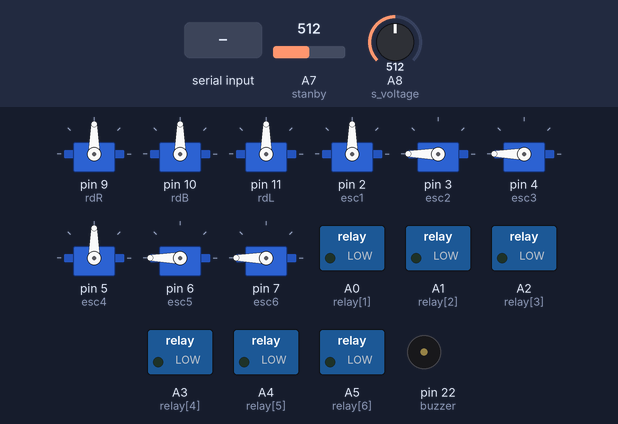
Bench run of a sketch on a simulated Arduino Mega 2560, built with avr-gcc and run on an emulated ATmega2560. Parts: 9 × servo, switched loads named in the sketch (green lamp = pin HIGH), buzzer (waves = sounding, pin HIGH). The test bench sets the inputs (shaded band); at power-on: A7 (stanby) = 512, A8 (s_voltage) = 512. What the sketch prints to the serial monitor is not drawn.

Above: at 4.4 s.
4.5 s: "ROF," received over the second serial link
At 10.3 s:
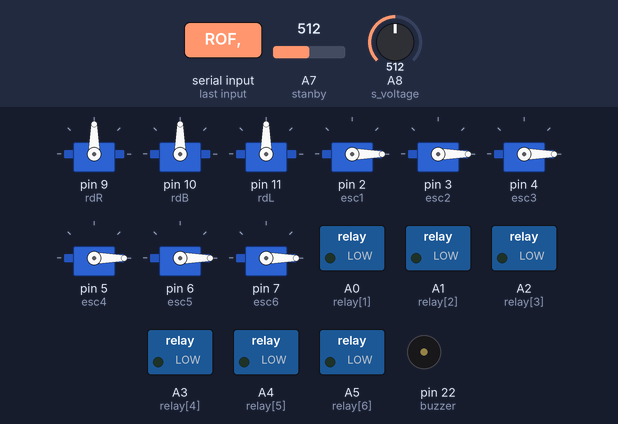
10.7 s: "RAA," received over the second serial link
At 11.3 s:
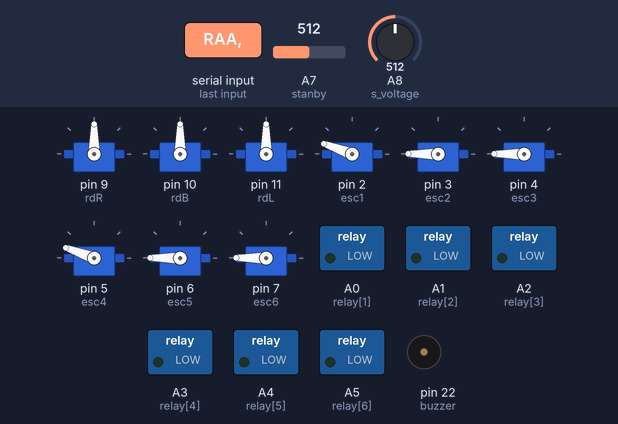
12.2 s: A7 (stanby) set to 0
At 12.8 s:
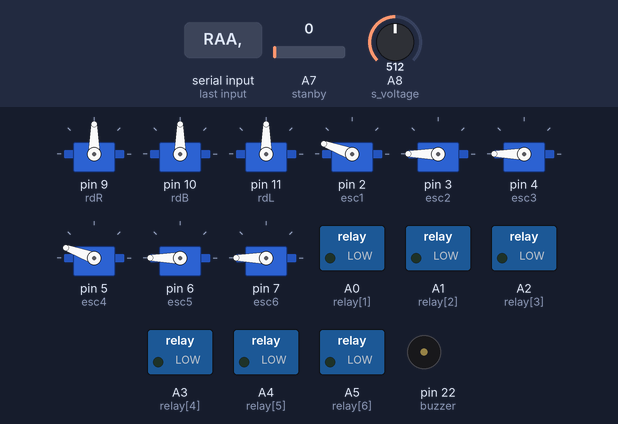
34.2 s: A8 (s_voltage) set to 0
Timing chart, 0 to 37.2 s (numbered marks = the images above; inputs shaded):
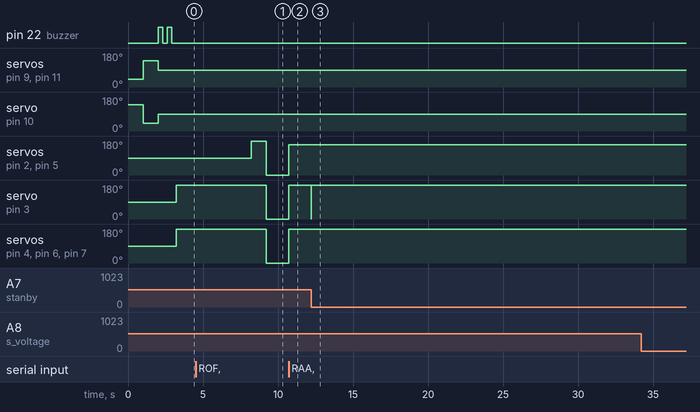

Measured:
- after the input at 4.5 s, servo on pin 3 (esc2), servo on pin 4 (esc3), servo on pin 6 (esc5), servo on pin 7 (esc6): 180° → 0° after 4.7 s
- after the input at 10.7 s, servo on pin 2 (esc1), servo on pin 5 (esc4): 0° → 160° at once; servo on pin 3 (esc2), servo on pin 4 (esc3), servo on pin 6 (esc5), servo on pin 7 (esc6): 0° → 180° at once
- after the input at 12.2 s, servo on pin 3 (esc2): 180° → 0° at once, → 180° 0.01 s later

The sketch:

Submarine123.ino
```cpp
#include <Wire.h>
#include <Servo.h>

Servo rdR, rdB, rdL;
Servo esc1, esc2, esc3, esc4, esc5, esc6;

int relay[7] = {0,A0,A1,A2,A3,A4,A5};
#define stanby A7
#define s_voltage A8
#define buzzer 22

bool condition, st_stanby = true, send_monitor[3];
int action, angel_ball, inclinometer;
String mode;

void(*reset)(void) = 0;

void setup() {
  Serial.begin(115200); //uploader
  Serial1.begin(9600); //remote
  Serial2.begin(115200); //vision
  Serial3.begin(9600); //slave

  rdR.attach(9);
  rdB.attach(10);
  rdL.attach(11);

  pinMode(s_voltage,INPUT);
  pinMode(buzzer, OUTPUT);
  for(int i=1; i<8; i++){pinMode(relay[i], OUTPUT);}

  rdR.write(40);
  rdB.write(140); //kiri
  rdL.write(40);
  delay(1000);
  rdR.write(140);
  rdB.write(40); //kanan
  rdL.write(140);
  delay(1000);
  rdR.write(90);
  rdB.write(90);
  rdL.write(90);


  esc1.attach(2,2000,4000);
  esc2.attach(3,2000,4000);
  esc3.attach(4,2000,4000);
  esc4.attach(5,2000,4000);
  esc5.attach(6,2000,4000);
  esc6.attach(7,2000,4000);

  digitalWrite(buzzer,1);
  delay(300);
  digitalWrite(buzzer,0);
  delay(300);
  digitalWrite(buzzer,1);
  delay(300);
  digitalWrite(buzzer,0);
  delay(300);

  Serial3.print("X");
  Serial.println("Ready");
}

void loop() {
  get_degree(&inclinometer);
  get_image();

  get_data(&action, &mode);
  if(mode == "RAA,"){condition = true;}
  else if(mode == "ROF,"){condition = false; st_stanby = false;}

  if(analogRead(stanby)>100 && st_stanby){condition = true; st_stanby = false;}
  else if(analogRead(stanby)<100 && !st_stanby){condition = false; st_stanby = true;}

  float adc = analogRead(s_voltage);
  float baterai = (5*(adc/1024)/1.46)*16.1;
  Serial.print(mode);Serial.print("-");Serial.print(action);
  Serial.print("  Bat : ");Serial.print(baterai);
  Serial.print("  incl: ");Serial.print(inclinometer);
  Serial.print("  cnd: ");Serial.print(condition);
  Serial.println();

  if(condition){autonomus();}
  else if(!condition){function_remote();}

}
```

Function.ino
```cpp
/*bluthoot remote*/
String int_inString = "", str_inString = "";
uint16_t integer, string;
void get_data(int* value, String* nilai)
{
  while(Serial1.available())
  {
    int inchar = Serial1.read();
    if(isDigit(inchar)){int_inString+=(char)inchar;}
    if(isPrintable(inchar) && !isDigit(inchar)){str_inString+=(char)inchar;}

    if(inchar == ',')
    {
      integer = int_inString.toInt();
      *value = integer;
      *nilai = str_inString;
      int_inString = "";
      str_inString = "";
    }
  }
}

/*inclinometer slave*/
String int_inString1 = "", str_inString1 = "";
uint16_t integer1, string1;
void get_degree(int* value)
{
  String nilai;
  while(Serial3.available())
  {
    int inchar = Serial3.read();
    if(isDigit(inchar)){int_inString1+=(char)inchar;}
    if(isAlpha(inchar) && !isDigit(inchar)){str_inString1+=(char)inchar;}

    if(inchar == ',')
    {
      nilai = str_inString1;
      integer1 = int_inString1.toInt();
      if(nilai == "N"){*value = -integer1;}
      else if(nilai == "P"){*value = integer1;}
      int_inString1 = "";
      str_inString1 = "";
    }
  }
}

/*vision image*/
String int_inString2 = "", str_inString2 = "";
uint16_t integer2, string2;

String get_green[11]={" ","AHD","BHD","CHD","DHD","EHD","FHD","GHD","HHD","IHD","JHD"}; //kanan lintasaan
String get_red[11]={" ","AOD","BOD","COD","DOD","EOD","FOD","GOD","HOD","IOD","JOD"}; //kiri lintasan
String loss_green[11]={" ","AHT","BHT","CHT","DHT","EHT","FHT","GHT","HHT","IHT","JHT"}; //kanan lintasaan
String loss_red[11]={" ","AOT","BOT","COT","DOT","EOT","FOT","GOT","HOT","IOT","JOT"}; //kiri lintasan
int green[11],red[11],sum_green, sum_red;

void get_image()
{
  while(Serial2.available())
  {
    int inchar = Serial2.read();
    if(isDigit(inchar)){int_inString2+=(char)inchar;}
    if(isAlpha(inchar) && !isDigit(inchar)){str_inString2+=(char)inchar;}

    if(inchar == ',')
    {
      integer2 = int_inString2.toInt();
      int value2 = integer2;
      String nilai2 = str_inString2;
      int_inString2 = "";
      str_inString2 = "";

      for(int i=1; i<=10; i++)
      {
        if(nilai2 == get_green[i]) {green[i] = value2;}
        else if(nilai2 == loss_green[i]) {green[i] = 0;}
        if(nilai2 == get_red[i]) {red[11-i] = value2;}
        else if(nilai2 == loss_red[i]) {red[11-i] = 0;}
      }
    }

  }


  for(int i=1; i<=10; i++){Serial.print(red[i]); Serial.print(" ");}
  for(int i=1; i<=10; i++){Serial.print(green[i]); Serial.print(" ");}

  angel_ball=90; sum_red=0; sum_green=0;
  for(int i=1; i<=10; i++)
  {
    if(red[i]>0){sum_red+=i;}
    if(green[i]>0){sum_green+=i;}

    if(i>3 && i<8){continue;}
    if(red[i]>0){angel_ball+=20;}
    if(green[i]>0){angel_ball-=20;}
  }
//  Serial.print(" R: ");Serial.print(sum_red);
//  Serial.print(" G: ");Serial.print(sum_green);
//  Serial.print(" S: ");Serial.print(angel_ball);
}

void Throttling()
{
  esc1.write(180); //ML
  esc2.write(180); //MR
  esc3.write(180); //FL
  esc4.write(180); //FR
  esc5.write(180); //BR
  esc6.write(180); //BL
  delay(2500);

  esc1.write(0); //ML
  esc2.write(0); //MR
  esc3.write(0); //FL
  esc4.write(0); //FR
  esc5.write(0); //BR
  esc6.write(0); //BL
}

int save_rudder = 90, save_time, set_time = millis();
void rudder_smooth(int sdt, unsigned int interval)
{
    if(sdt <= 40){sdt = 40;} else if(sdt >=140){sdt =140;}

    if(save_rudder == sdt){set_time = millis();}
    else if(save_rudder > sdt){if(save_time > interval){save_rudder--; set_time = millis();}}
    else if(save_rudder < sdt){if(save_time > interval){save_rudder++; set_time = millis();}}

    rdB.write(save_rudder);
    save_time = millis()-set_time;

//    Serial.print(save_time);
//    Serial.print(" ");
//    Serial.print(save_rudder);
//    Serial.print(" ");
}

unsigned long stamp = millis(), waktu;
void maju(int kec)
{
  digitalWrite(relay[1], LOW);
  digitalWrite(relay[4], LOW);

  esc1.write(kec); esc4.write(kec);
}

void belok(int kec, int sdt, double modulasi, double interval)
{
  digitalWrite(relay[1], LOW);
  digitalWrite(relay[4], LOW);

  if(sdt <= 40){sdt = 40;} else if(sdt >=140){sdt =140;}
  rdB.write(sdt);

  if(modulasi >= 1.00){modulasi = 1;}
  int time_on = interval*modulasi;

  waktu = millis()- stamp;
  if(waktu <= time_on)
  {
    if(sdt<90){esc1.write(kec); esc4.write(0);}
    else if(sdt>90){esc1.write(0); esc4.write(kec);}
  }
  else if(waktu > time_on)
  {
    esc1.write(0); esc4.write(0);
    if(waktu > interval){stamp = millis();}
  }

}

void rem(int kec,int sdt)
{
  digitalWrite(relay[1], HIGH);
  digitalWrite(relay[4], HIGH);
  esc1.write(kec); esc4.write(kec);
  rdB.write(sdt);
}

void swing_rudder(int sdt)
{
//  int hasil;
//  if(sdt <= 40){hasil = map(sdt,0,90,45,90);} else if(sdt >=140){hasil = map(sdt,90,180,90,135);}
  rdR.write(sdt); rdL.write(sdt);
}
```

Remote_mode.ino
```cpp
int kecepatan, sudut, rov;
int r_rov = 0, r_kec = 0, r_sdt = 50, get_on = 0, gate = 0;
void function_remote()
{
  if(mode == "T,"){r_sdt = action;}
  else if(mode == "G,"){gate = action;}
  else if(mode == "S," && get_on == 1){r_rov = action;}
  else if(mode == "S," && get_on == 0){r_kec = action;}
  else if(mode == "LFA,"){get_on = 1;}
  else if(mode == "LNE,"){get_on = 1;}
  else if(mode == "LOF,"){get_on = 0;}

  if(gate == 3) //R
  {
    digitalWrite(relay[1], HIGH);
    digitalWrite(relay[4], HIGH);
  }
  else if(gate == 1) //D
  {
    digitalWrite(relay[1], LOW);
    digitalWrite(relay[4], LOW);
  }
  else if(gate == 0) //P
  {
    digitalWrite(relay[2], LOW);
    digitalWrite(relay[3], LOW);
    digitalWrite(relay[5], LOW);
    digitalWrite(relay[6], LOW);
    esc2.write(0); //FL
    esc3.write(0); //ML
    esc5.write(0); //MR
    esc6.write(0); //FR
  }
  else if(gate == 2) //N
  {
    digitalWrite(relay[2], LOW);
    digitalWrite(relay[3], LOW);
    digitalWrite(relay[5], LOW);
    digitalWrite(relay[6], LOW);
    esc2.write(180); //FL
    esc3.write(180); //ML
    esc5.write(180); //MR
    esc6.write(180); //FR
  }

  kecepatan = map(r_kec,0,95,0,180);
  rov = map(r_rov,0,95,0,180);
  sudut = map(r_sdt,0,99,40,140);

  Serial.print(" S : "); Serial.print(sudut);
  Serial.print(" K : "); Serial.print(kecepatan);
  Serial.print(" R : "); Serial.print(rov);

  rdB.write(sudut);

  int speed_L,speed_R;
  if(r_sdt > 49){speed_R = kecepatan-(kecepatan*((r_sdt-49)/50)); speed_L = 0;} //belok kiri
  else if(r_sdt < 49){speed_L = kecepatan-(kecepatan*((49-r_sdt)/49)); speed_R = 0;} //belok kanan
  else{speed_L = speed_R = kecepatan;}//maju

  esc1.write(speed_L); //BL
  esc4.write(speed_R); //BR
}


void motors_stabilization(int kec)
{
  int degreeR = kec - (inclinometer*4);
  int degreeL = kec + (inclinometer*4);

  if(degreeR >= 180){degreeR = 180;}
  else if(degreeR <= 0){degreeR = 0;}
  if(degreeL >= 180){degreeL = 180;}
  else if(degreeL <= 0){degreeL = 0;}

  esc2.write(degreeL); //FL
  esc3.write(degreeL); //ML
  esc5.write(degreeR); //MR
  esc6.write(degreeR); //FR
}

void rudder_stabilization()
{
  int degree = 90 - (inclinometer*6);
  if(degree >= 140){degree = 140;}
  else if(degree <= 40){degree = 40;}
  rdR.write(degree);
  rdL.write(degree);
}
```

motion_strategy.ino
```cpp
int running_step = 0;
unsigned time_auto, save_auto;
void autonomus()
{
  esc2.write(180); digitalWrite(relay[2], LOW); //FL
  esc3.write(180); digitalWrite(relay[3], LOW); //ML
  esc5.write(180); digitalWrite(relay[5], LOW); //MR
  esc6.write(180); digitalWrite(relay[6], LOW); //FR

  switch(running_step)
  {
    case 0: delay(5000); swing_rudder(90); maju(180); delay(1000);
            save_auto=millis(); running_step++; break;

    case 1: if(angel_ball == 90){maju(160);} else{maju(120);}
            rudder_smooth(angel_ball,30); swing_rudder(90);
            if(sum_red == 0 && sum_green > 10){running_step = 2;} //belok kanan
            else if(sum_green == 0 && sum_red > 10){running_step = 4;} //belok kiri
            time_auto=millis()-save_auto;
            break;

    case 2: if(time_auto >=5000){rem(120,90);delay(2000);}swing_rudder(90);
             running_step++; break;
    case 3: belok(140,140,0.5,1000); swing_rudder(70);
            if(sum_red > 0){running_step = 1; save_auto=millis();}
            break;

    case 4: if(time_auto >=5000){rem(120,90);delay(2000);}swing_rudder(90);
             running_step++; break;
    case 5: belok(140,40,0.5,1000); swing_rudder(115);
            if(sum_green > 0){running_step = 1; save_auto=millis();}
            break;
  }


//  motors_stabilization(140);
//  rudder_stabilization();
  Serial.print(" RN: ");Serial.print(running_step);
}
```
